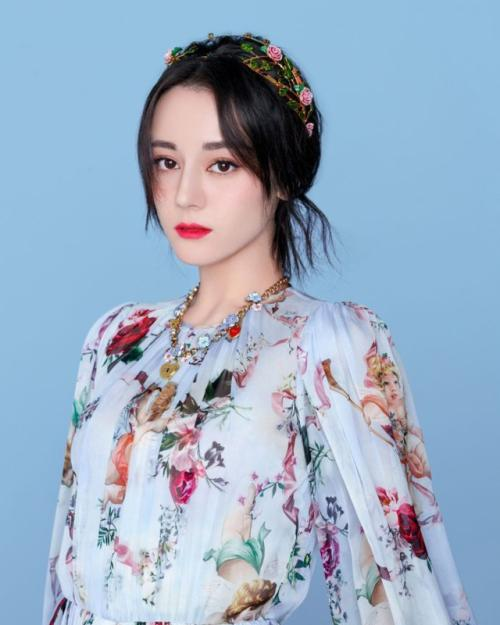
#> input picture data/1.jpg, 500 x 625 px
$ python '4画矩形和园.py'
#> lines starting #> are read from the running program, lines starting #| are printed output that depends on the picture; after the words box and inside, x2 and y2 are one past the last pixel; in counts of white or black regions, pixels touching at a corner belong together
import cv2 as cv

img = cv.imread('data/1.jpg')
#> img is the input picture: shape (625, 500, 3); mean B, G, R 195.9, 173.9, 154.3
x, y, w, h = 100, 100, 100, 100
# cv.rectangle(img, (x, y, x + w, y + h), color=(0, 255, 0), thickness=2)
cv.circle(img, center=(x + w // 2, y + h // 2), radius=w // 2, color=(0, 255, 255))
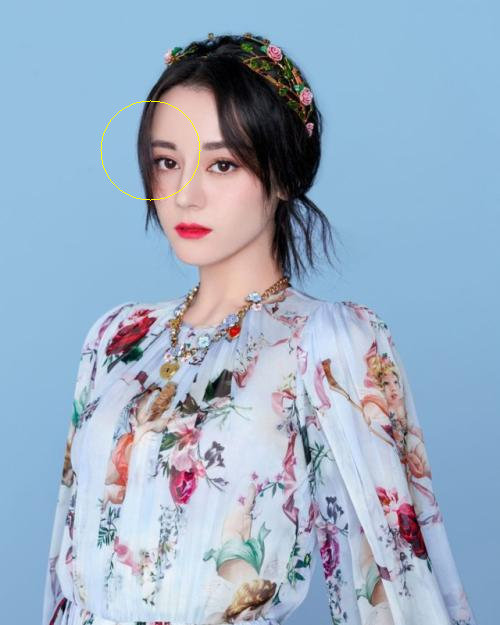
#> img: shape (625, 500, 3); 0.09% of pixels changed, all inside (x1, y1, x2, y2) = (100, 100, 201, 201)
cv.imshow('img_aaa', img)
while True:
    if ord('q') == cv.waitKey(0):
#> (key q is pressed here)
        break
cv.destroyAllWindows()
